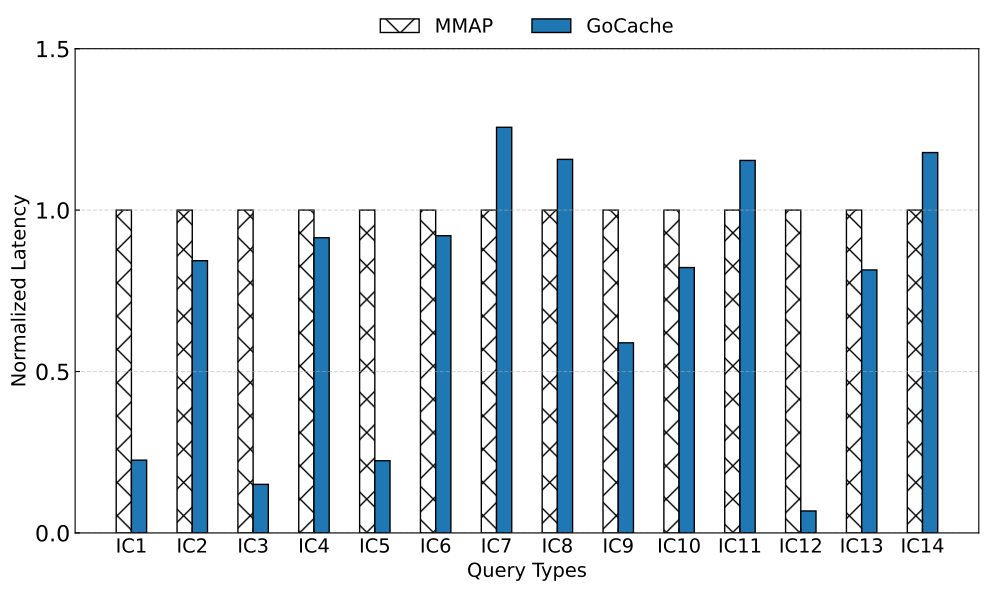

The Python source for this figure:
import matplotlib.pyplot as plt
import numpy as np
import matplotlib.ticker as ticker
import matplotlib as mpl

def set_mpl():
    mpl.rcParams.update(
        {
            'text.usetex': False,
            'figure.figsize': (8, 4),
            'savefig.dpi': 300,
            'axes.labelsize': 17,
            'xtick.labelsize': 16,
            'ytick.labelsize': 16,
            'xtick.direction': 'in',
            'ytick.direction': 'in',
            'legend.fontsize': 17
        }
    )

# Apply matplotlib settings for inward ticks
set_mpl()

# mean latency values for each query type
mmap = [81.9647, 53.683, 1387.17, 13.1071, 4571.39, 873.144, 4.90508, 263.977, 6522.79, 224.608, 7.87602, 1523.67, 4.77618, 2759.89]
gocache_with_dsieve_batch = [18.4764, 45.2686, 208.761, 11.9861, 1022.51, 803.88, 6.1639, 305.464, 3842.08, 184.645, 9.0881, 103.661, 3.89116, 3252.05]
gocache_with_dsieve = [87.316, 61.9759, 812.477, 10.4804, 3743.35, 570.422, 4.79755, 220.825, 7774.6, 158.025, 7.21917, 962.748, 4.63994, 2487.24]

# P99 latency values for each query type
# mmap = [2667752.032, 98991.414, 2861682.684, 26236.246, 6498129.58, 1207939.596, 32703.454, 653133.6, 9009980.332, 359958.47, 15113.068, 2517643.298, 18849.26, 21898736.512]
# gocache_with_dsieve_batch = [241963.386, 70211.718, 295820.764, 26308.96, 1394911.456, 1355467.156, 39405.516, 748359.29, 4534356.31, 300599.452, 20295.5, 185082.976, 10829.286, 25038599.296]
# gocache_with_dsieve = [3064897.212, 84928.138, 2134486.496, 19211.688, 4975104.976, 817875.902, 30228.562, 599431.358, 8902361.816, 249351.964, 11849.886, 1624993.758, 16756.324, 19300365.546]

query_types = ['IC1', 'IC2', 'IC3', 'IC4', 'IC5', 'IC6', 'IC7', 'IC8', 'IC9', 'IC10', 'IC11', 'IC12', 'IC13', 'IC14']

x = np.arange(len(query_types))
width = 0.25

fig, ax = plt.subplots(figsize=(10, 6))

# Bar patterns
bars1 = ax.bar(x - width/2, np.array(mmap)/np.array(mmap), width, label='MMAP', color='white', edgecolor='black', hatch='x')
bars3 = ax.bar(x + width/2, np.array(gocache_with_dsieve_batch)/np.array(mmap), width, label='GoCache', color='#1f77b4', edgecolor='black')

# Labels and title
ax.set_xlabel('Query Types', fontsize=14)
ax.set_ylabel('Normalized Latency', fontsize=14)
ax.set_xticks(x)
ax.set_xticklabels(query_types, fontsize=14)
ax.set_ylim(0, 1.5)
ax.set_yticks([0, 0.5, 1.0, 1.5])

# Legend
ax.legend(loc='upper center', bbox_to_anchor=(0.5, 1.1), ncol=3, fontsize=14, frameon=False)

# Grid
ax.yaxis.grid(True, linestyle='--', alpha=0.5)
# ax.set_axisbelow(True)

plt.tight_layout()
plt.savefig('fig2-2.pdf', bbox_inches='tight')
